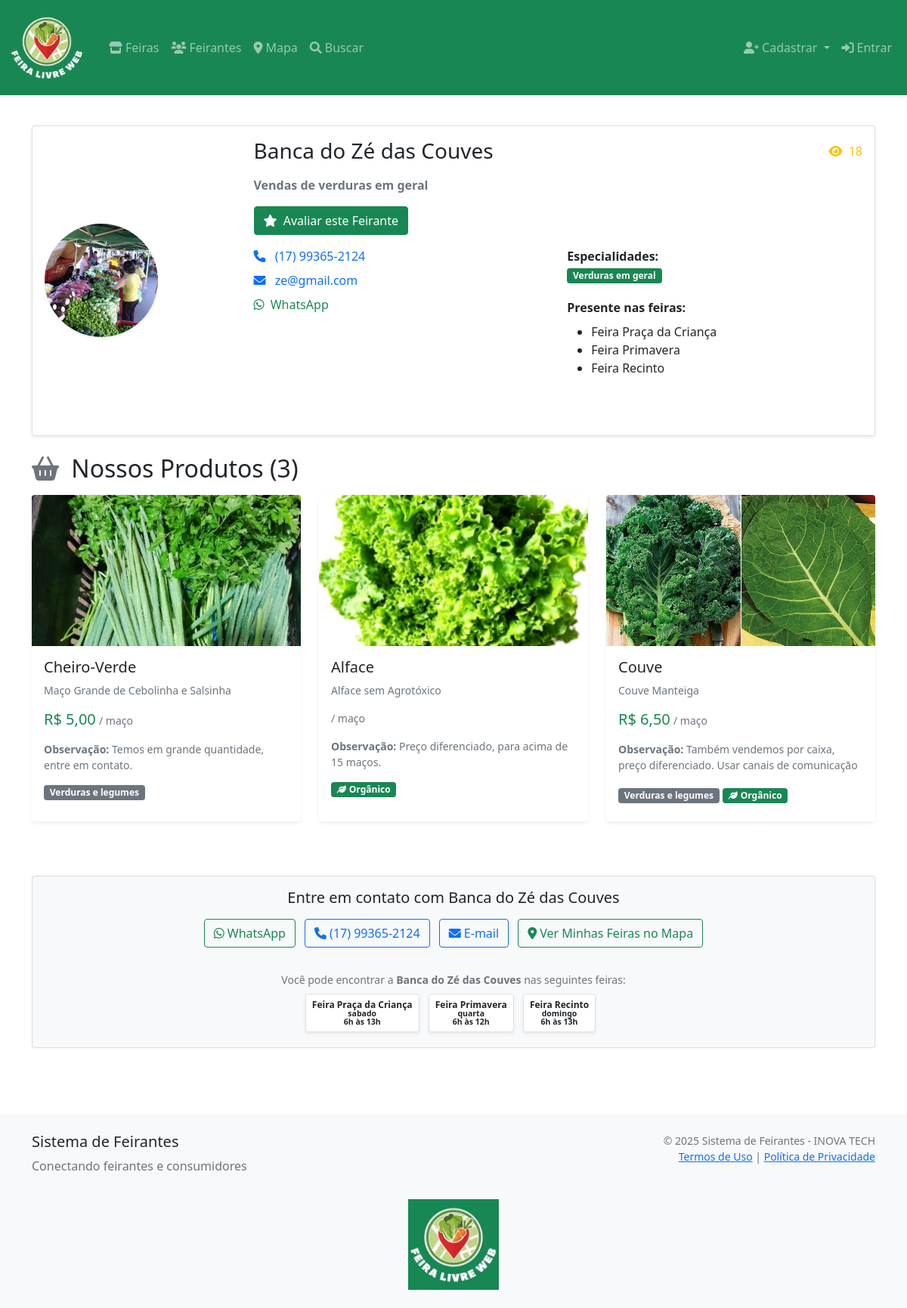
Page /feirantes/loja/banca-do-ze-das-couves/ on the earlier database version.
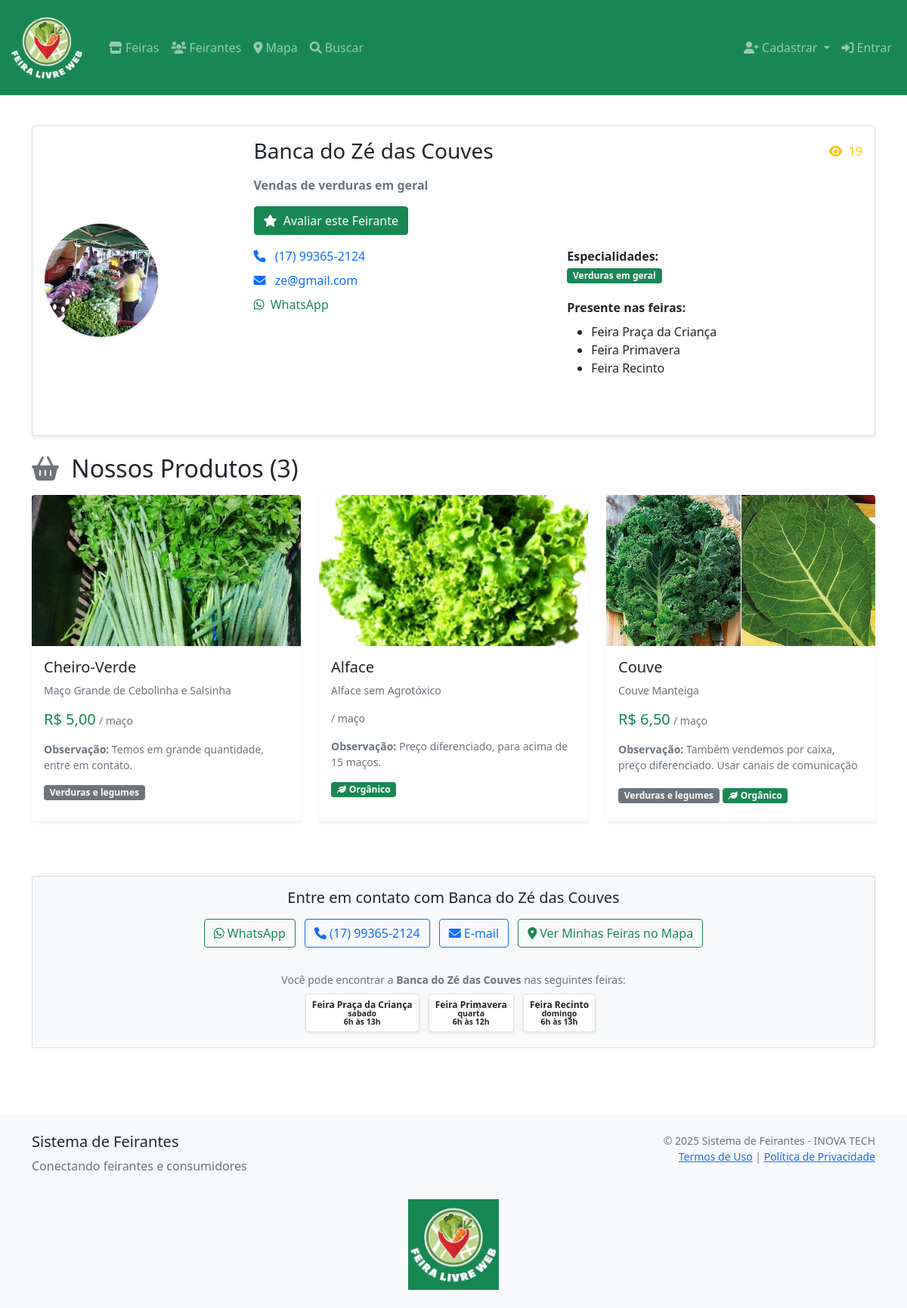
Same page on the later database version.
### feirantes/models.py (models this page shows, shortened)
class Feirante(models.Model):
    usuario = models.OneToOneField(
        User, on_delete=models.CASCADE, related_name='feirante')
    nome_comercial = models.CharField(max_length=200)
    cpf = models.CharField(max_length=14, unique=True)
    telefone = models.CharField(max_length=20)
    whatsapp = models.CharField(max_length=20, blank=True)
    email = models.EmailField(unique=True)
    endereco = models.TextField(blank=True)
    cidade = models.CharField(max_length=100, blank=True)
    estado = models.CharField(max_length=2, blank=True)
    cep = models.CharField(max_length=9, blank=True)
    descricao = models.TextField(blank=True)
    foto = models.ImageField(upload_to='feirantes/', blank=True, null=True)
    especialidades = models.ManyToManyField(
        Especialidade, blank=True,
        help_text="Principais produtos/especialidades")
    feiras = models.ManyToManyField(
        Feira,
        blank=True,
        help_text="Feiras onde o feirante participa",
        related_name="feirantes"
    )
    subdominio = models.SlugField(
        max_length=100, unique=True,
        help_text="URL da loja: site.com/loja/[subdominio]")
    instagram = models.CharField(max_length=100, blank=True)
    facebook = models.CharField(max_length=100, blank=True)
    ativo = models.BooleanField(default=True)
    verificado = models.BooleanField(default=False)
    criado_em = models.DateTimeField(auto_now_add=True)
    atualizado_em = models.DateTimeField(auto_now=True)
    views = models.PositiveIntegerField(default=0)
    class Meta:
        verbose_name = 'Feirante'
        verbose_name_plural = 'Feirantes'
        ordering = ['nome_comercial']
    @property
    def telefone_formatado(self):
        if not self.telefone:
            return ""
        numero = self.telefone
        if numero.startswith('55'):
            numero = numero[2:]
        if len(numero) == 11:
            return f"({numero[:2]}) {numero[2:7]}-{numero[7:]}"
        elif len(numero) == 10:
            return f"({numero[:2]}) {numero[2:6]}-{numero[6:]}"
        return numero

### feirantes/views.py (the view)
# urls.py: path('loja/<slug:subdominio>/', views.loja_feirante, name='loja_feirante'),
def loja_feirante(request, subdominio):
    feirante: Feirante = get_object_or_404(
        Feirante, subdominio=subdominio, ativo=True
    )
    produtos = Produto.objects.filter(
        feirante=feirante, disponivel=True
    ).select_related('categoria')
    viewed_key = f"viewed_feirante_{feirante.id}"  # type: ignore
    if viewed_key not in request.session:
        if (
            not request.user.is_authenticated
            or not hasattr(request.user, 'feirante')
            or request.user.feirante.id != feirante.id  # type: ignore
        ):
            Feirante.objects.filter(subdominio=subdominio).update(
                views=F('views') + 1
            )
            request.session[viewed_key] = True  # Marca como visualizado
    return render(request, 'feirantes/loja.html', {
        'feirante': feirante,
        'produtos': produtos
    })

### feirantes/templates/feirantes/loja.html (shortened to what the changed rows need)
{% extends 'feirantes/base.html' %}
{% load static %}
{% block content %}
<div class="container py-3">
    <div class="card shadow-sm mb-4">
        <div class="card-body">
            <div class="row align-items-center text-center text-md-start">
                <div class="col-md-3 mb-3 mb-md-0">
                    {% if feirante.foto %}
                    <img src="{{ feirante.foto.url }}" class="img-fluid rounded-circle shadow-sm"
                        alt="{{ feirante.nome_comercial }}" style="width: 150px; height: 150px; object-fit: cover;">
                    {% else %}
                    <div class="bg-success text-white rounded-circle d-inline-flex align-items-center justify-content-center shadow-sm"
                        style="width: 150px; height: 150px;">
                        <i class="fas fa-store" style="font-size: 3rem;"></i>
                    </div>
                    {% endif %}
                </div>
                <div class="col-md-9">
                    <div class="d-flex justify-content-between align-items-center flex-wrap">
                        <h1 class="h3 mb-0">{{ feirante.nome_comercial }}</h1>
                        <span class="text-warning mt-2 mt-md-0">
                            <i class="fas fa-eye me-1"></i> {{ feirante.views }}
                        </span>
                    </div>
                    {% if feirante.descricao %}
                    <p class="text-muted mt-3"><strong>{{ feirante.descricao }}</strong></p>
                    {% endif %}
                    <div class="row mt-3">
                        <div class="col-md-6">
                            {% if feirante.telefone %}
                            <p class="mb-2">
                                <i class="fas fa-phone text-primary me-2"></i>
                                <a href="tel:{{ feirante.telefone }}" class="text-decoration-none">
                                    {{ feirante.telefone_formatado }}
                                </a>
                            </p>
                            {% endif %}
                            {% if feirante.email %}
                            <p class="mb-2">
                                <i class="fas fa-envelope text-primary me-2"></i>
                                <a href="mailto:{{ feirante.email }}" class="text-decoration-none">
                                    {{ feirante.email }}
                                </a>
                            </p>
                            {% endif %}
                        </div>
                    </div>
                </div>
            </div>
        </div>
    </div>
    {% if produtos %}
    <h2 class="mb-3">
        <i class="fas fa-shopping-basket text-secondary me-2"></i>
        Nossos Produtos ({{ produtos.count }})
    </h2>
    {% endif %}
    <div class="card bg-light mt-5">
        <div class="card-body text-center">
            <h5>Entre em contato com {{ feirante.nome_comercial }}</h5>
            <div class="mt-3">
                {% if feirante.whatsapp %}
                <a href="https://wa.me/55{{ feirante.whatsapp }}"
                    onclick="window.open(this.href, '_blank', 'noopener,noreferrer'); return false;"
                    class="btn btn-outline-success me-2 mb-2">
                    <i class="fab fa-whatsapp me-1"></i>WhatsApp
                </a>
                {% endif %}
                {% if feirante.telefone %}
                <a href="tel:{{ feirante.telefone }}" class="btn btn-outline-primary me-2 mb-2">
                    <i class="fas fa-phone me-1"></i>{{ feirante.telefone_formatado }}
                </a>
                {% endif %}
                {% if feirante.email %}
                <a href="mailto:{{ feirante.email }}" class="btn btn-outline-primary me-2 mb-2">
                    <i class="fas fa-envelope me-1"></i>E-mail
                </a>
                {% endif %}
                <a href="{% url 'feirantes:mapa_feiras_feirante' feirante.subdominio %}"
                    class="btn btn-outline-success mb-2">
                    <i class="fas fa-map-marker-alt me-1"></i>Ver Minhas Feiras no Mapa
                </a>
            </div>
            {% if feirante.feiras.all %}
            <div class="mt-4">
                <small class="text-muted">
                    Você pode encontrar a <strong>{{ feirante.nome_comercial }}</strong> nas seguintes feiras:
                </small>
                <div class="mt-2">
                    {% for feira in feirante.feiras.all %}
                    <div class="badge bg-white text-dark border me-2 mb-1 p-2 shadow-sm">
                        <strong>{{ feira.nome }}</strong>
                        {% if feira.dias_funcionamento %}
                        <br><small>{{ feira.dias_funcionamento }}</small>
                        {% endif %}
                        {% if feira.horario_funcionamento %}
                        <br><small>{{ feira.horario_funcionamento }}</small>
                        {% endif %}
                    </div>
                    {% endfor %}
                </div>
            </div>
            {% endif %}
        </div>
    </div>
</div>
{% endblock %}

Differences in the rows shown:
changed Feirante "Banca do Zé das Couves": views "18" → "19"
